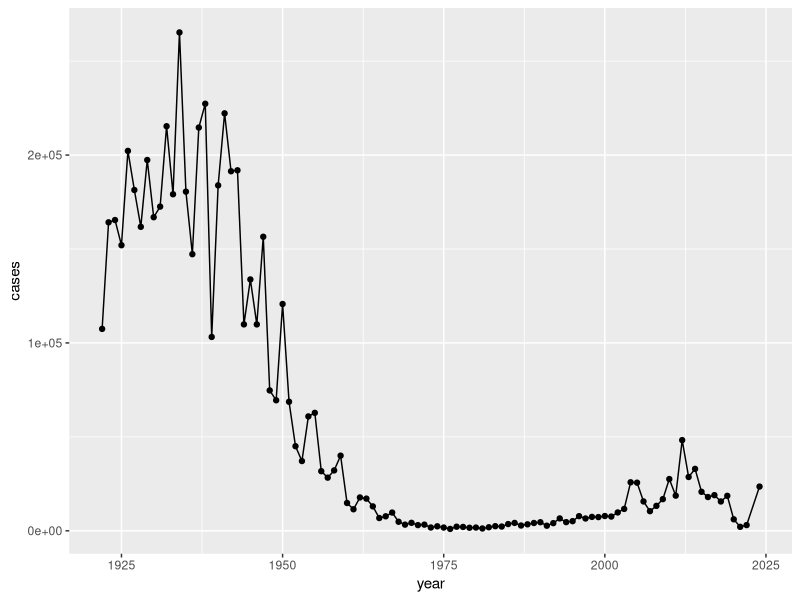
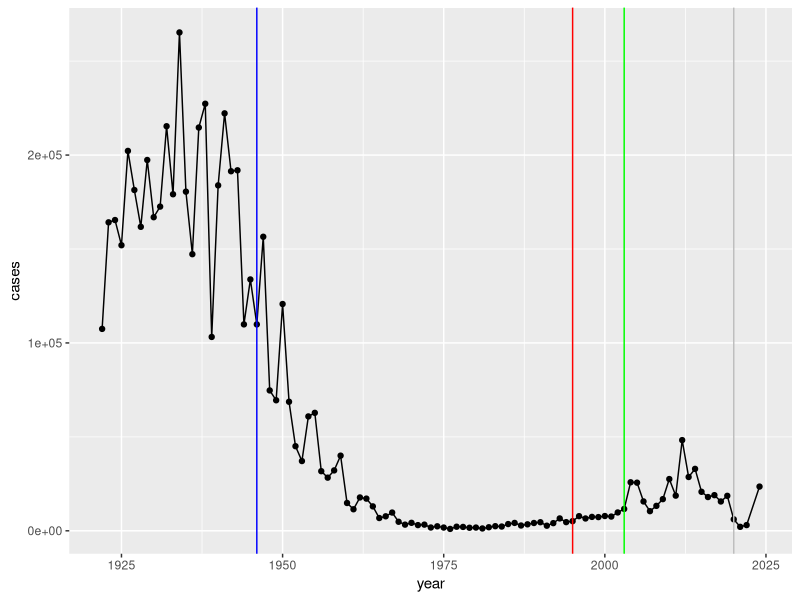

The R script that drew these images, in order: (Note: this script raises an error after producing the figures.)
## ---- chunk 1
cdc <- data.frame(
                                 year = c(1922L,1923L,1924L,1925L,
                                          1926L,1927L,1928L,1929L,1930L,1931L,
                                          1932L,1933L,1934L,1935L,1936L,
                                          1937L,1938L,1939L,1940L,1941L,1942L,
                                          1943L,1944L,1945L,1946L,1947L,
                                          1948L,1949L,1950L,1951L,1952L,
                                          1953L,1954L,1955L,1956L,1957L,1958L,
                                          1959L,1960L,1961L,1962L,1963L,
                                          1964L,1965L,1966L,1967L,1968L,1969L,
                                          1970L,1971L,1972L,1973L,1974L,
                                          1975L,1976L,1977L,1978L,1979L,1980L,
                                          1981L,1982L,1983L,1984L,1985L,
                                          1986L,1987L,1988L,1989L,1990L,
                                          1991L,1992L,1993L,1994L,1995L,1996L,
                                          1997L,1998L,1999L,2000L,2001L,
                                          2002L,2003L,2004L,2005L,2006L,2007L,
                                          2008L,2009L,2010L,2011L,2012L,
                                          2013L,2014L,2015L,2016L,2017L,2018L,
                                          2019L,2020L,2021L,2022L,2024L),
         cases = c(107473,164191,165418,152003,
                                          202210,181411,161799,197371,
                                          166914,172559,215343,179135,265269,
                                          180518,147237,214652,227319,103188,
                                          183866,222202,191383,191890,109873,
                                          133792,109860,156517,74715,69479,
                                          120718,68687,45030,37129,60886,
                                          62786,31732,28295,32148,40005,
                                          14809,11468,17749,17135,13005,6799,
                                          7717,9718,4810,3285,4249,3036,
                                          3287,1759,2402,1738,1010,2177,2063,
                                          1623,1730,1248,1895,2463,2276,
                                          3589,4195,2823,3450,4157,4570,
                                          2719,4083,6586,4617,5137,7796,6564,
                                          7405,7298,7867,7580,9771,11647,
                                          25827,25616,15632,10454,13278,
                                          16858,27550,18719,48277,28639,32971,
                                          20762,17972,18975,15609,18617,
                                          6124,2116,3044,23544)
       )
## ---- chunk 2
library(ggplot2) 

baseplot <- ggplot(cdc) +
  aes(year, cases) +
  geom_point() + 
  geom_line()
baseplot
## ---- chunk 3
baseplot + 
  geom_vline(xintercept=1946, col="blue") + 
  geom_vline(xintercept=1995, col="red") + 
  geom_vline(xintercept=2020, col="gray") + 
  geom_vline(xintercept=2003, col="green")
## ---- chunk 4
library(jsonlite)

subject <- read_json("https://www.cmi-pb.org/api/v5/subject", 
                     simplifyVector = TRUE)
head(subject)
## ---- chunk 5
nrow(subject)
## ---- chunk 6
table(subject$infancy_vac)
## ---- chunk 7
table(subject$biological_sex)
## ---- chunk 8
table(subject$biological_sex, subject$race) 
## ---- chunk 9
table(subject$race, subject$biological_sex)
## ---- chunk 10
specimen <- read_json("https://www.cmi-pb.org/api/v5/specimen",
                      simplifyVector = TRUE)
head(specimen)
## ---- chunk 11
library(dplyr)

meta <- inner_join(subject, specimen)
head(meta)
## ---- chunk 12
abdata <- read_json("https://www.cmi-pb.org/api/v5/plasma_ab_titer",
                    simplifyVector=TRUE)
head(abdata)
## ---- chunk 13
ab <- inner_join(abdata, meta)
head(ab)
## ---- chunk 14
nrow(ab)
## ---- chunk 15
table(ab$isotype)
## ---- chunk 16
table(ab$antigen)
## ---- chunk 17
igg <- filter(ab, isotype=="IgG")
head(igg)
## ---- chunk 18
ggplot(igg) + aes(MFI_normalised, antigen) + geom_boxplot()
## ---- chunk 19
ggplot(igg) + aes(MFI_normalised, antigen, col=infancy_vac) + geom_boxplot()
## ---- chunk 20
ggplot(igg) + aes(MFI_normalised, antigen) + geom_boxplot() + facet_wrap(~visit)
## ---- chunk 21
table(igg$visit)
## ---- chunk 22
igg_7 <- filter(igg, visit %in% 1:7)
table(igg_7$visit)
## ---- chunk 23
ggplot(igg_7) + 
  aes(MFI_normalised, antigen, col=infancy_vac) + 
  geom_boxplot() + 
  facet_wrap(~visit, ncol=2)
## ---- chunk 24
ggplot(igg_7) +
  aes(visit, MFI_normalised, group=subject_id) + 
  geom_point() + 
  geom_line()
## ---- chunk 25
abdata.21 <- ab %>% filter(dataset == "2021_dataset")

abdata.21 %>% 
  filter(isotype == "IgG",  antigen == "PT") %>%
  ggplot() +
    aes(x=planned_day_relative_to_boost,
        y=MFI_normalised,
        col=infancy_vac,
        group=subject_id) +
    geom_point() +
    geom_line()
